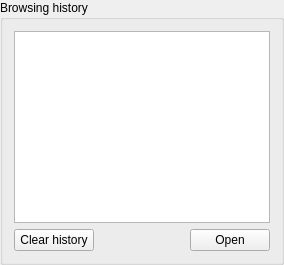
        <widget class="QGroupBox" name="groupBoxBrowsingHistory">
         <property name="title">
          <string>Browsing history</string>
         </property>
         <layout class="QVBoxLayout" name="verticalLayout_37">
          <item>
           <widget class="QListWidget" name="listHistory">
            <property name="selectionMode">
             <enum>QAbstractItemView::SingleSelection</enum>
            </property>
           </widget>
          </item>
          <item>
           <layout class="QHBoxLayout" name="horizontalLayout_6">
            <item>
             <widget class="QPushButton" name="buttonCleanHistory">
              <property name="text">
               <string>Clear history</string>
              </property>
             </widget>
            </item>
            <item>
             <spacer name="horizontalSpacer_4">
              <property name="orientation">
               <enum>Qt::Horizontal</enum>
              </property>
              <property name="sizeHint" stdset="0">
               <size>
                <width>40</width>
                <height>20</height>
               </size>
              </property>
             </spacer>
            </item>
            <item>
             <widget class="QPushButton" name="buttonGoHistory">
              <property name="text">
               <string>Open</string>
              </property>
             </widget>
            </item>
           </layout>
          </item>
         </layout>
        </widget>
